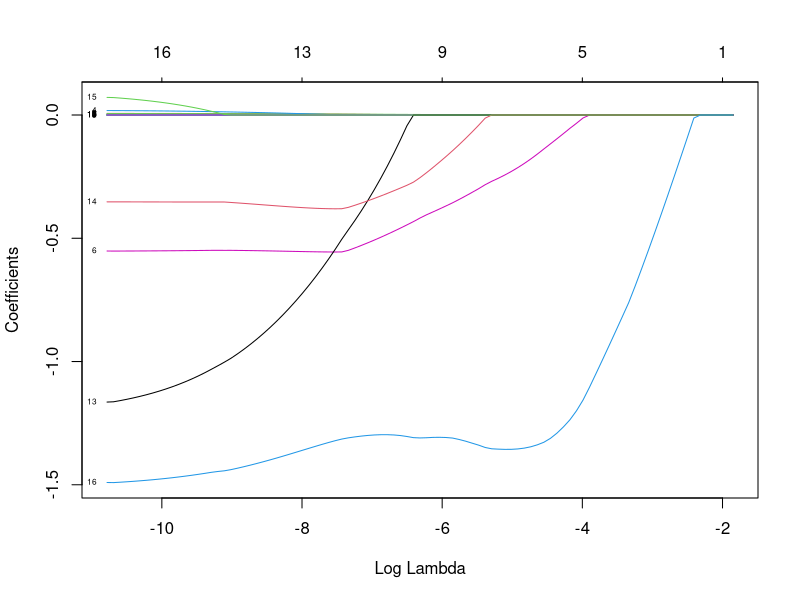
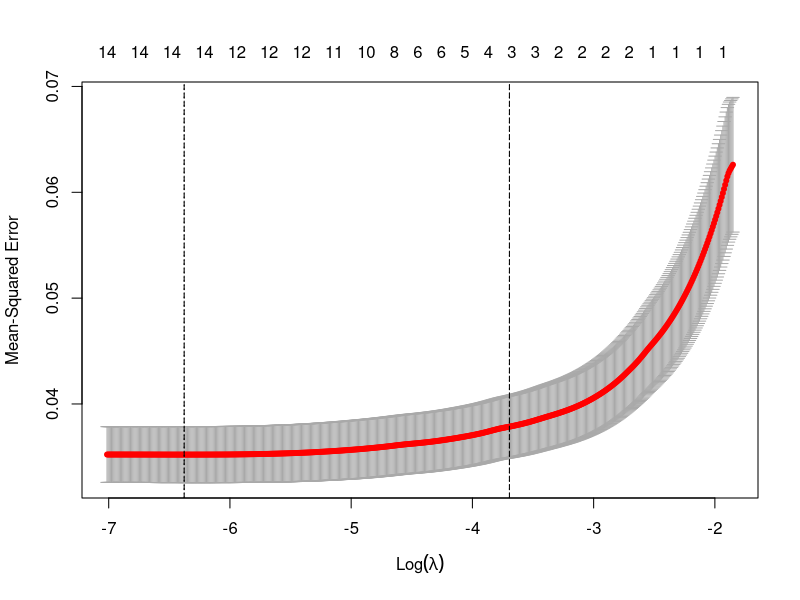

Generate these figures, in order, with R:
library(glmnet)
dev=read.csv("origin.csv",header = T,row.names = 1)
table(dev$type)

dev$type=c(rep(1,1049),rep(0,76))
x=dev[,1:16]
y=dev[,17]
x=as.matrix(x)
fit<-glmnet(x,y,alpha=1,family='binomial')
plot(fit, xvar = "lambda", label = TRUE)
print(fit)

cv.fit <- cv.glmnet(x,y,alpha=1,nlambda = 1000)
plot(cv.fit)
abline(v=log(c(cv.fit$lambda.min,cv.fit$lambda.1se)),lty=2)

#如果取最小值时
cv.fit$lambda.min
Coefficients <- coef(fit, s = cv.fit$lambda.min)
Active.Index <- which(Coefficients != 0)
Active.Coefficients <- Coefficients[Active.Index]
Active.Index
Active.Coefficients
row.names(Coefficients)[Active.Index]


#如果取1倍标准误
cv.fit$lambda.1se
Coefficients <- coef(fit, s = cv.fit$lambda.1se)
Active.Index <- which(Coefficients != 0)
Active.Coefficients <- Coefficients[Active.Index]
Active.Index
Active.Coefficients
row.names(Coefficients)[Active.Index]